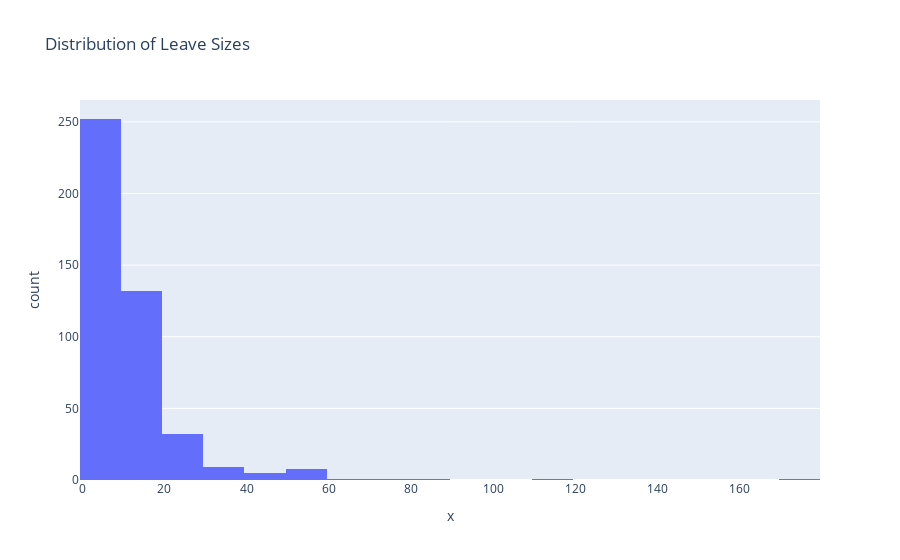

This figure's notebook cell:
### Code cell
# leaves idの点の数の分布(histogram), point_cluster_mapはクラスタidの列

leave_points = { cluster_id: np.where(point_to_cluster_map == cluster_id)[0] for cluster_id in leave_ids}

leave_sizes = { cluster_id: len(leave_points[cluster_id]) for cluster_id in leave_points}
import plotly.express as px
fig = px.histogram(x=list(leave_sizes.values()), nbins=30, title="Distribution of Leave Sizes")
fig.show()

# 0の数
num_zero_size = sum(1 for size in leave_sizes.values() if size == 0)
print(f"Number of leaves with size 0: {num_zero_size}")

# 最小サイズ
min_size = min(leave_sizes.values())
print(f"Minimum leave size: {min_size}")
# 最大サイズ
max_size = max(leave_sizes.values())
print(f"Maximum leave size: {max_size}")

### Figure 1 — Plotly figure (JSON) as saved in the notebook; plotly's stock layout.template omitted (floating-point values rounded to 4 significant figures; data arrays with more than 128 entries replaced by an {"elided": "..."} marker saying what was removed)
{"data": [{"alignmentgroup": "True", "bingroup": "x", "hovertemplate": "x=%{x}<br>count=%{y}<extra></extra>", "legendgroup": "", "marker": {"color": "#636efa", "pattern": {"shape": ""}}, "name": "", "nbinsx": 30, "offsetgroup": "", "orientation": "v", "showlegend": false, "type": "histogram", "x": {"elided": "443 int values"}, "xaxis": "x", "yaxis": "y"}], "layout": {"barmode": "relative", "legend": {"tracegroupgap": 0}, "title": {"text": "Distribution of Leave Sizes"}, "xaxis": {"anchor": "y", "domain": [0, 1], "title": {"text": "x"}}, "yaxis": {"anchor": "x", "domain": [0, 1], "title": {"text": "count"}}}}
